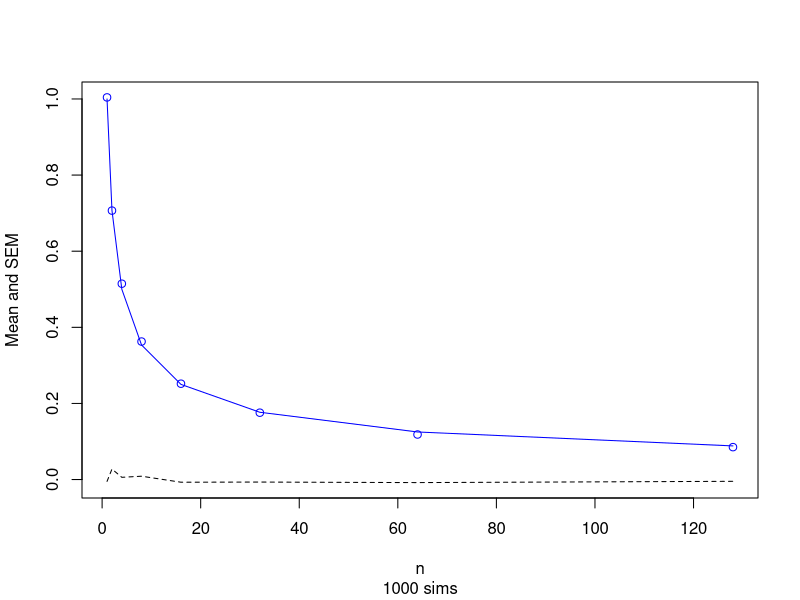
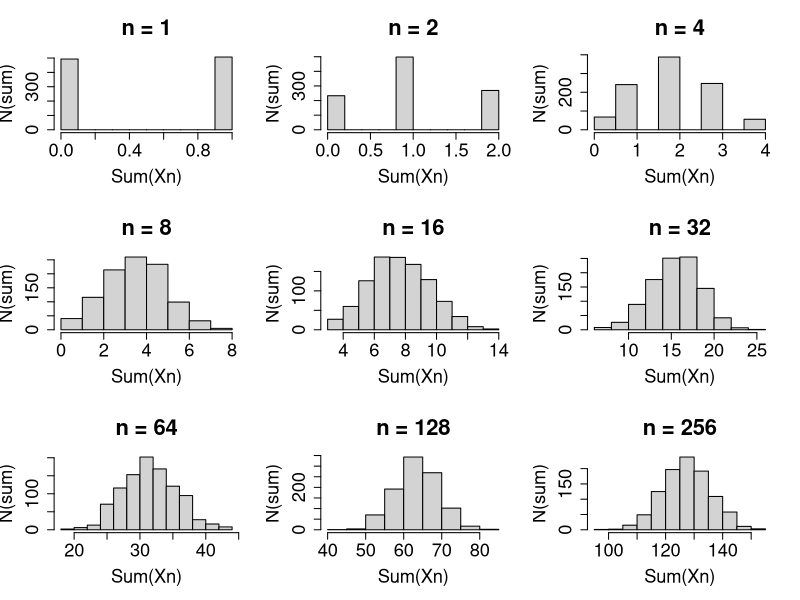

Write the R code that produced these figures, in order.


#####################
#### Week 4 code ####
#####################

#################################################
####  Week 4 Notes Part 1 Error of the Mean ####
#################################################
######################
#### Code Chunk 1 ####
######################
smpl.sizes <- c(1,2,4,8,16,32,64,128) # sample sizes
r.mu <- numeric()
r.sem <- numeric()
n.sim <- 1000
for ( i.smpl in smpl.sizes ) {
  r.mat <- matrix(rnorm(i.smpl*n.sim),
                  nrow=n.sim,ncol=i.smpl)
  mu.tmp <- apply(r.mat,1,mean)
  r.mu <- c(r.mu,mean(mu.tmp))
  r.sem <- c(r.sem,sd(mu.tmp))
}
plot(c(min(smpl.sizes),max(smpl.sizes)),
     c(min(c(r.mu,r.sem)),
       max(c(r.mu,r.sem))),
     type="n",ylab="Mean and SEM",
     xlab="n",sub=paste(n.sim,"sims"))
points(smpl.sizes,r.mu,type="l",lty=2)
points(smpl.sizes,r.sem,col="blue")
points(smpl.sizes,1/sqrt(smpl.sizes),
       type="l",col="blue")

##################################
####  Week 4 Notes Part 2 CLT ####
##################################
######################
#### Code Chunk 1 ####
######################
smpl.sizes <- 2^(0:8)              # different sample sizes n we want to try
n.sim <- 1000                      # we want to draw n.sim samples for each sample size n
old.par <- par(mfrow=c(3,3),ps=20) # draw 9 plots in 3x3 lattice
for ( i.smpl in smpl.sizes ) {     # for each sample size
  # if we drew n.sim examples of Bernoulli samples of size i.smpl
  # and every time summed up i.smpl values in each sample, the
  # resulting n.sim sums (that represent numbers of heads observed
  # after i.smpl coin tosses) would be distributed as binomial, 
  # so instead of resampling we just use that directly: 
  x.tmp <- rbinom(n.sim,i.smpl,0.5) # distribution of n.sim sums
  # plot the distribution (histogram) of n.sim sums S
  plot(hist(x.tmp,plot=F),
       main=paste("n =",i.smpl),
       xlab="Sum(Xn)",ylab="N(sum)")
}
par(old.par)

###################################################
####  Week 4 Notes Part 3 Confidence Intervals ####
###################################################
######################
#### Code Chunk 1 ####
######################
(x <- rnorm(5))               # generate a sample of size 5 from the normal
# fit linear model and get conf. int. of the intercept (sample mean)
confint(lm(x~1))
summary(lm(x~1))$coefficients # what are the coefficients of the fit?
mean(x)                       # just to confirm that intercept of X~1 is indeed the mean:
sd(x)







